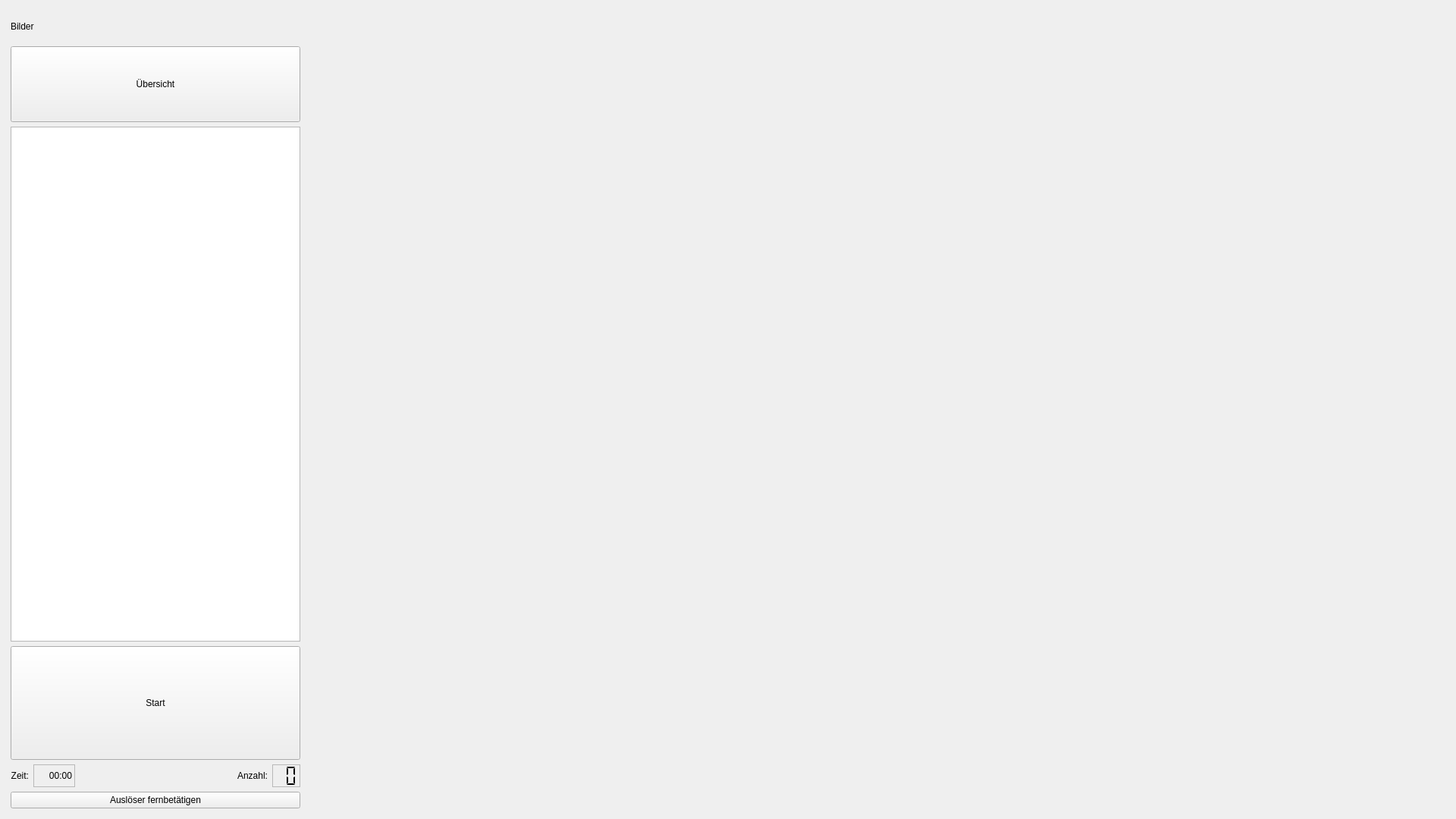
<?xml version="1.0" encoding="UTF-8"?>
<ui version="4.0">
 <class>MainWindow</class>
 <widget class="QMainWindow" name="MainWindow">
  <property name="geometry">
   <rect>
    <x>0</x>
    <y>0</y>
    <width>1920</width>
    <height>1080</height>
   </rect>
  </property>
  <property name="minimumSize">
   <size>
    <width>1920</width>
    <height>1080</height>
   </size>
  </property>
  <property name="maximumSize">
   <size>
    <width>1920</width>
    <height>1080</height>
   </size>
  </property>
  <property name="windowTitle">
   <string>Hauptfenster</string>
  </property>
  <widget class="QWidget" name="centralwidget">
   <widget class="QWidget" name="horizontalWidget" native="true">
    <property name="geometry">
     <rect>
      <x>0</x>
      <y>0</y>
      <width>1920</width>
      <height>1080</height>
     </rect>
    </property>
    <property name="sizePolicy">
     <sizepolicy hsizetype="Maximum" vsizetype="Maximum">
      <horstretch>0</horstretch>
      <verstretch>0</verstretch>
     </sizepolicy>
    </property>
    <layout class="QHBoxLayout" name="main_layout">
     <property name="spacing">
      <number>5</number>
     </property>
     <property name="leftMargin">
      <number>5</number>
     </property>
     <property name="topMargin">
      <number>5</number>
     </property>
     <property name="rightMargin">
      <number>5</number>
     </property>
     <property name="bottomMargin">
      <number>5</number>
     </property>
     <item>
      <widget class="QWidget" name="verticalWidget" native="true">
       <property name="sizePolicy">
        <sizepolicy hsizetype="Fixed" vsizetype="Preferred">
         <horstretch>0</horstretch>
         <verstretch>0</verstretch>
        </sizepolicy>
       </property>
       <property name="minimumSize">
        <size>
         <width>400</width>
         <height>0</height>
        </size>
       </property>
       <property name="maximumSize">
        <size>
         <width>400</width>
         <height>16777215</height>
        </size>
       </property>
       <layout class="QVBoxLayout" name="verticalLayout">
        <item>
         <widget class="QLabel" name="label_3">
          <property name="minimumSize">
           <size>
            <width>0</width>
            <height>41</height>
           </size>
          </property>
          <property name="text">
           <string>Bilder</string>
          </property>
         </widget>
        </item>
        <item>
         <widget class="QPushButton" name="overview_btn">
          <property name="minimumSize">
           <size>
            <width>0</width>
            <height>100</height>
           </size>
          </property>
          <property name="text">
           <string>Übersicht</string>
          </property>
         </widget>
        </item>
        <item>
         <widget class="QListWidget" name="image_list"/>
        </item>
        <item>
         <widget class="QPushButton" name="ss_btn">
          <property name="sizePolicy">
           <sizepolicy hsizetype="Minimum" vsizetype="Preferred">
            <horstretch>0</horstretch>
            <verstretch>0</verstretch>
           </sizepolicy>
          </property>
          <property name="minimumSize">
           <size>
            <width>0</width>
            <height>150</height>
           </size>
          </property>
          <property name="text">
           <string>Start</string>
          </property>
         </widget>
        </item>
        <item>
         <layout class="QHBoxLayout" name="horizontalLayout">
          <item>
           <widget class="QLabel" name="label">
            <property name="sizePolicy">
             <sizepolicy hsizetype="Maximum" vsizetype="Preferred">
              <horstretch>0</horstretch>
              <verstretch>0</verstretch>
             </sizepolicy>
            </property>
            <property name="lineWidth">
             <number>1</number>
            </property>
            <property name="text">
             <string>Zeit:</string>
            </property>
            <property name="scaledContents">
             <bool>false</bool>
            </property>
            <property name="alignment">
             <set>Qt::AlignRight|Qt::AlignTrailing|Qt::AlignVCenter</set>
            </property>
           </widget>
          </item>
          <item>
           <widget class="QLabel" name="time">
            <property name="sizePolicy">
             <sizepolicy hsizetype="Maximum" vsizetype="Preferred">
              <horstretch>0</horstretch>
              <verstretch>0</verstretch>
             </sizepolicy>
            </property>
            <property name="minimumSize">
             <size>
              <width>55</width>
              <height>0</height>
             </size>
            </property>
            <property name="frameShape">
             <enum>QFrame::StyledPanel</enum>
            </property>
            <property name="text">
             <string>00:00</string>
            </property>
            <property name="alignment">
             <set>Qt::AlignRight|Qt::AlignTrailing|Qt::AlignVCenter</set>
            </property>
           </widget>
          </item>
          <item>
           <spacer name="horizontalSpacer">
            <property name="orientation">
             <enum>Qt::Horizontal</enum>
            </property>
            <property name="sizeHint" stdset="0">
             <size>
              <width>40</width>
              <height>20</height>
             </size>
            </property>
           </spacer>
          </item>
          <item>
           <widget class="QLabel" name="label_4">
            <property name="text">
             <string>Anzahl:</string>
            </property>
           </widget>
          </item>
          <item>
           <widget class="QLCDNumber" name="counter">
            <property name="sizePolicy">
             <sizepolicy hsizetype="Minimum" vsizetype="Minimum">
              <horstretch>0</horstretch>
              <verstretch>0</verstretch>
             </sizepolicy>
            </property>
            <property name="minimumSize">
             <size>
              <width>0</width>
              <height>30</height>
             </size>
            </property>
            <property name="maximumSize">
             <size>
              <width>16777215</width>
              <height>16777215</height>
             </size>
            </property>
            <property name="frameShape">
             <enum>QFrame::StyledPanel</enum>
            </property>
            <property name="frameShadow">
             <enum>QFrame::Sunken</enum>
            </property>
            <property name="smallDecimalPoint">
             <bool>false</bool>
            </property>
            <property name="digitCount">
             <number>2</number>
            </property>
            <property name="mode">
             <enum>QLCDNumber::Dec</enum>
            </property>
            <property name="segmentStyle">
             <enum>QLCDNumber::Flat</enum>
            </property>
            <property name="intValue" stdset="0">
             <number>0</number>
            </property>
           </widget>
          </item>
         </layout>
        </item>
        <item>
         <widget class="QPushButton" name="shutter_btn">
          <property name="text">
           <string>Auslöser fernbetätigen</string>
          </property>
         </widget>
        </item>
       </layout>
      </widget>
     </item>
     <item>
      <widget class="QWidget" name="gridWidget" native="true">
       <property name="minimumSize">
        <size>
         <width>1505</width>
         <height>0</height>
        </size>
       </property>
       <layout class="QGridLayout" name="preview_grid"/>
      </widget>
     </item>
    </layout>
   </widget>
  </widget>
 </widget>
 <resources/>
 <connections/>
</ui>
